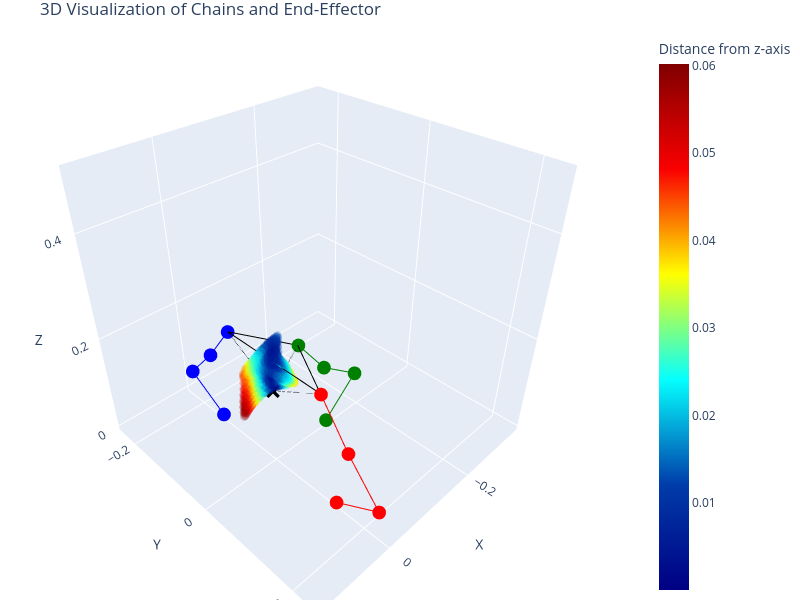

This figure's notebook cell:
### Code cell
import plotly.graph_objects as go
import plotly.express as px

home_pose = [0, 0, 0, 0.150]  # Define the home pose for the end effector
ik_home, loss = inverse_kinematics(home_pose)

# Create a scatter3d trace for the average positions
fig = visualize_robot(*home_pose, *ik_home, width=800, height=600)

# Add the scatter points with color based on distance from z-axis
fig.add_trace(go.Scatter3d(
    x=avg_positions[:, 0],
    y=avg_positions[:, 1],
    z=avg_positions[:, 2],
    mode='markers',
    marker=dict(
        size=5,
        color=(avg_positions[:, 0]**2 + avg_positions[:, 1]**2)**0.5,  # heatmap by distance from z-axis
        colorscale='jet',
        opacity=0.2,
        colorbar=dict(title='Distance from z-axis')
    ),
    name='End Effector Positions'
))

# Set the layout
fig.update_layout(margin=dict(l=0, r=50, b=0, t=30))

# Show the figure
fig.show()

# Save the figure as an HTML file
fig.write_html("neck_brace_joint_space_exploration.html")

### Figure 1 — Plotly figure (JSON) as saved in the notebook; plotly's stock layout.template omitted (floating-point values rounded to 4 significant figures; data arrays with more than 128 entries replaced by an {"elided": "..."} marker saying what was removed)
{"data": [{"line": {"color": "red"}, "mode": "lines+markers", "name": "Chain 1", "type": "scatter3d", "x": [0, 0, 0, -5.55e-08], "y": [0.141, 0.2259, 0.1622, 0.1059], "z": [0, 0.05276, 0.1298, 0.2124]}, {"line": {"color": "green"}, "mode": "lines+markers", "name": "Chain 2", "type": "scatter3d", "x": [-0.12, -0.1926, -0.1138, -0.0563], "y": [0, 0, 0, -4.519e-08], "z": [0, 0.06882, 0.1305, 0.2123]}, {"line": {"color": "blue"}, "mode": "lines+markers", "name": "Chain 3", "type": "scatter3d", "x": [0, 0, 0, 5.55e-08], "y": [-0.141, -0.2259, -0.1622, -0.1059], "z": [0, 0.05276, 0.1298, 0.2124]}, {"marker": {"color": "black", "size": 5, "symbol": "x"}, "mode": "markers", "name": "A", "type": "scatter3d", "x": [0], "y": [0], "z": [0.15]}, {"marker": {"color": "red", "size": 5}, "mode": "markers", "name": "E1", "type": "scatter3d", "x": [0], "y": [0.105], "z": [0.213]}, {"marker": {"color": "green", "size": 5}, "mode": "markers", "name": "E2", "type": "scatter3d", "x": [-0.055], "y": [0], "z": [0.213]}, {"marker": {"color": "blue", "size": 5}, "mode": "markers", "name": "E3", "type": "scatter3d", "x": [0], "y": [-0.105], "z": [0.213]}, {"marker": {"color": "orange", "size": 5}, "mode": "markers", "name": "E_o", "type": "scatter3d", "x": [0], "y": [0], "z": [0.213]}, {"line": {"color": "black", "dash": "solid"}, "mode": "lines", "name": "Edge 1", "showlegend": false, "type": "scatter3d", "x": [0, -0.055], "y": [0.105, 0], "z": [0.213, 0.213]}, {"line": {"color": "black", "dash": "solid"}, "mode": "lines", "name": "Edge 2", "showlegend": false, "type": "scatter3d", "x": [-0.055, 0], "y": [0, -0.105], "z": [0.213, 0.213]}, {"line": {"color": "black", "dash": "solid"}, "mode": "lines", "name": "Edge 3", "showlegend": false, "type": "scatter3d", "x": [0, 0], "y": [-0.105, 0.105], "z": [0.213, 0.213]}, {"line": {"color": "black", "dash": "dash"}, "mode": "lines", "name": "A to E1", "type": "scatter3d", "x": [0, 0], "y": [0, 0.105], "z": [0.15, 0.213]}, {"line": {"color": "black", "dash": "dash"}, "mode": "lines", "name": "A to E2", "type": "scatter3d", "x": [0, -0.055], "y": [0, 0], "z": [0.15, 0.213]}, {"line": {"color": "black", "dash": "dash"}, "mode": "lines", "name": "A to E3", "type": "scatter3d", "x": [0, 0], "y": [0, -0.105], "z": [0.15, 0.213]}, {"marker": {"color": {"elided": "10000 float values"}, "colorbar": {"title": {"text": "Distance from z-axis"}}, "colorscale": [[0, "rgb(0,0,131)"], [0.2, "rgb(0,60,170)"], [0.4, "rgb(5,255,255)"], [0.6, "rgb(255,255,0)"], [0.8, "rgb(250,0,0)"], [1, "rgb(128,0,0)"]], "opacity": 0.2, "size": 5}, "mode": "markers", "name": "End Effector Positions", "type": "scatter3d", "x": {"elided": "10000 float values"}, "y": {"elided": "10000 float values"}, "z": {"elided": "10000 float values"}}], "layout": {"height": 600, "margin": {"b": 0, "l": 0, "r": 50, "t": 30}, "scene": {"aspectmode": "manual", "aspectratio": {"x": 1, "y": 1, "z": 1}, "xaxis": {"range": [-0.35, 0.15], "title": {"text": "X"}}, "yaxis": {"range": [-0.25, 0.25], "title": {"text": "Y"}}, "zaxis": {"range": [-0.01, 0.51], "title": {"text": "Z"}}}, "showlegend": false, "title": {"text": "3D Visualization of Chains and End-Effector"}, "width": 800}}
